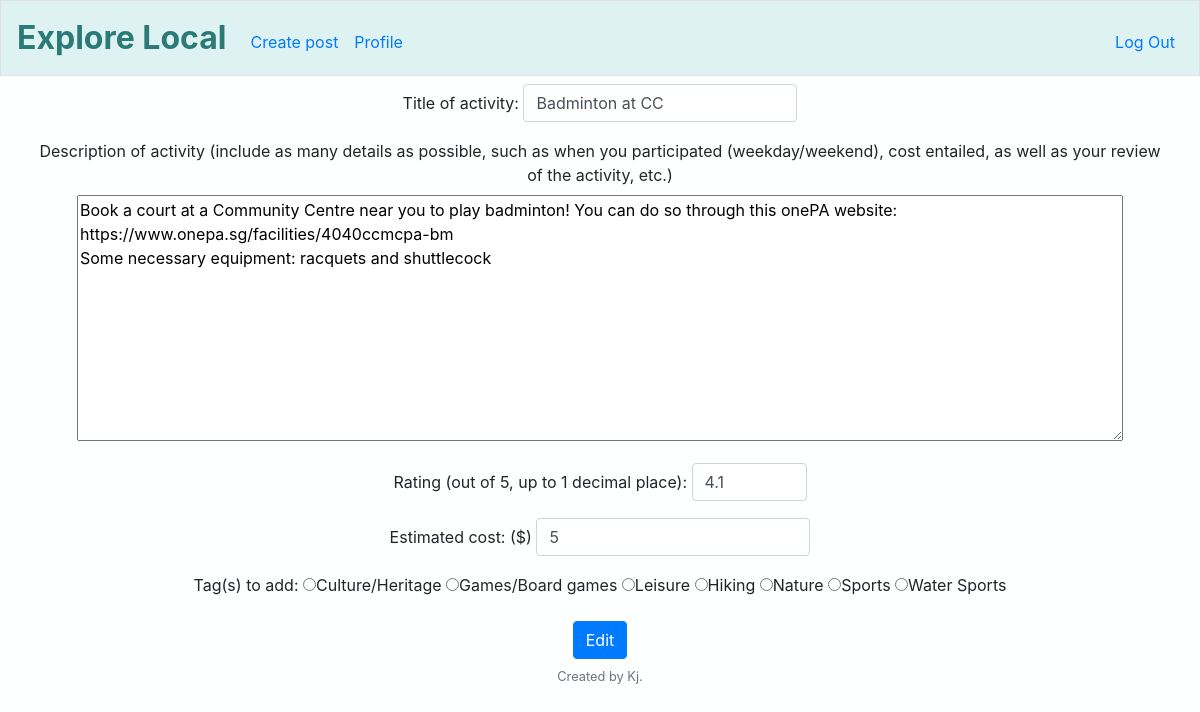
The page /edit/Badminton at CC (signed in) on the database its author committed.
### tables this page shows
CREATE TABLE 'activities' ('person_id' integer NOT NULL, 'title' text NOT NULL, 'description' text NOT NULL, 'rating' numeric, 'edit_date' timestamp DEFAULT CURRENT_TIMESTAMP, 'tag' text, 'id'  INTEGER PRIMARY KEY NOT NULL  , 'cost'  INTEGER NOT NULL  );

### application.py (the view, shortened to what this page needs)
@app.route('/edit', defaults={'title':'title'}, methods=['GET','POST'])
@app.route("/edit/<title>", methods=['GET', 'POST'])
@login_required
def edit(title):
    activity = db.execute("SELECT * FROM activities WHERE title = ? LIMIT 1", title)
    for activity in activity:
        title = activity["title"]
        description = activity["description"]
        cost = activity["cost"]
        rating = activity["rating"]
    tags = ["Culture/Heritage", "Games/Board games", "Leisure", "Hiking", "Nature", "Sports", "Water Sports"]
    return render_template('edit.html', title=title, description=description, cost=cost, rating=rating, tags=tags)

### application.py (called while the page is built)
@app.after_request
def after_request(response):
    response.headers["Cache-Control"] = "no-cache, no-store, must-revalidate"
    response.headers["Expires"] = 0
    response.headers["Pragma"] = "no-cache"
    return response

### helpers.py (called while the page is built)
def login_required(f):
    @wraps(f)
    def decorated_function(*args, **kwargs):
        if session.get("user_id") is None:
            return redirect("/login")
        return f(*args, **kwargs)
    return decorated_function

### templates/edit.html (shortened to what this page needs)
{% extends "layout.html" %}
{% block main %}
    <form action="/edit" method="POST">
        <div class="form-group">
            <label for="title">Title of activity: </label>
            <input required autocomplete="off" autofocus class="form-control" name="title" value="{{ title }}" type="text">
        </div>
        <div class="form-group">
            <label for="description">Description of activity (include as many details as possible, such as when you participated (weekday/weekend), cost entailed, as well as your review of the activity, etc.) </label><br>
            <textarea required name="description" rows="10" cols="100">{{ description }}</textarea>
        </div>
        <div class="form-group">
            <label for="rating">Rating (out of 5, up to 1 decimal place): </label>
            <input autocomplete="off" class="form-control" name="rating" min="1" max="5" step="0.1" type="number" value="{{ rating }}">
        </div>
        <div class="form-group">
            <label for="cost">Estimated cost: ($)</label>
            <input required autocomplete="off" class="form-control" name="cost" min="0" step="0.01" type="number" value="{{ cost }}">
        </div>
        <div class="form-group" id="tags">
            <label for="tag">Tag(s) to add: </label>
            {% for tag in tags %}
                <input type="radio" name="tag" value="{{ tag }}">{{ tag }}</input>
            {% endfor %}
        </div>
        <button class="btn btn-primary" type="submit">Edit</button>
{% endblock %}

### static/styles.css (style rules this page uses)
main .form-control { display: inline-block; width: auto; }
body { background-color: #FEFFFF; }

### rows shown on the page
activities: title "Badminton at CC", description "Book a court at a Community Centre near you to play badminton! You can do so through this onePA website: https://www.onepa.sg/facilities/4040ccmcpa-bm Some necessary equipment: racquets and shuttlecock", rating "4.1"

### other values the page prints
{{ tag }} "Culture/Heritage" "Games/Board games" "Leisure" "Hiking" "Nature" "Sports" "Water Sports"
